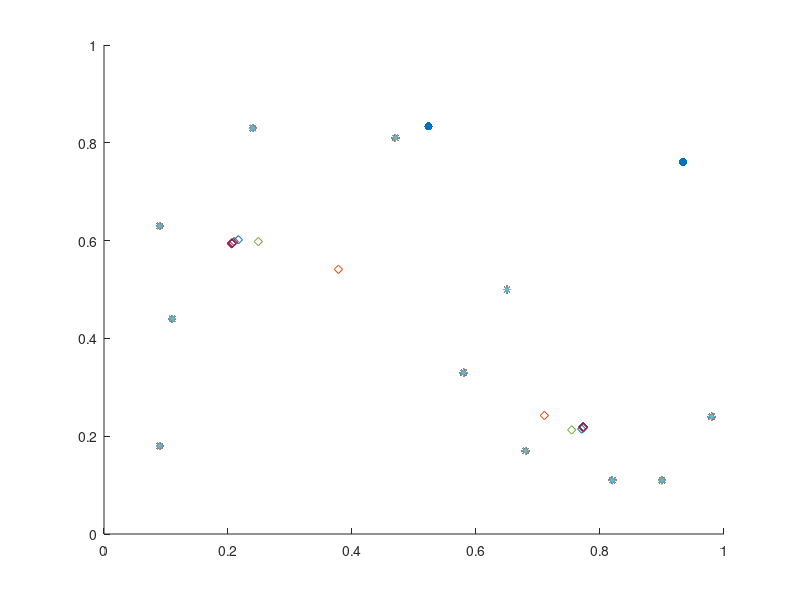

Here is the MATLAB script that generated this plot:
clc 
close all
clear all

rapidez=[0.58 0.90 0.68 0.11 0.47 0.24 0.09 0.82 0.65 0.09 0.98];
resistencia=[0.33 0.11 0.17 0.44 0.81 0.83 0.18 0.11 0.5 0.63 0.24];
%defensa=[0.57 0.8 0.37 0.63 0.1 0.98 0.67 0.17 0.21 0.78 0.5];
ciclo=0;
grupo=[rapidez',resistencia'];
k=2;
centro=rand(k,2);
valores2=centro;
e=0.000001

while e && ciclo <= 100
    v=[];
    vc1=[];
    for t=1:length(grupo)
        for j=1:length(centro)
            c=sum((grupo(t,:)-centro(j,:)).^2);
            v(t,j)=c;
        end
    end
    
    for t=1:length(v)
        for j=1:length(centro)
            cx=1/sum(((v(t,:)))/v(t,j));
            vc1(t,j)=cx;
            vcx=fliplr(vc1);
        end
    end
    vt=[];
    for f=1:length(v)
        for g=1:length(centro)
            v1x=sum(vcx(:,g).^2.*grupo(:,:,1))/sum(vcx(:,g).^2);
            vt(g,:)=v1x;
        end
    end
    
    r1=sum(vt,2);
    rr1=sum(r1);
    r2=sum(centro,2);
    rr2=sum(r2);
    e=abs(rr2-rr1)
    centro=vt;
    ciclo=ciclo+1;
    
    scatter(rapidez,resistencia,30,'*')
    hold on
    scatter(centro(:,1),centro(:,2),'d')
    scatter(valores2(:,1),valores2(:,2),'filled')
    
end     
    
 
 %coeficiente de particion... hacer una tabla con los valores de K...
    %este valor debe de dar cercano a 1
    valor1=[];
    for h=1:length(vcx)
        for u=1:length(centro)
           pc=sum(vcx(:,u).^2);
           valor1(:,u)=pc;
           resultado1=sum(valor1)/length(vcx)
        end
    end
    %coeficiente de entropia se debe de hacer lo mismo pero su valor debe
    %de estar cerca de 0
    valor2=[];
    valor3=[];
    for h=1:length(vcx)
        for u=1:length(centro)
            ce=sum(vcx(h,u));
            valor2(:,u)=ce;
        end
    end
    for f=1:length(vcx)
        for z=1:length(centro)
             ce1=sum(log10(vcx(f,z)));
             valor3(:,z)=ce1;
        end
    end
  resultado2=-sum(valor2.*valor3)/length(vcx)

    